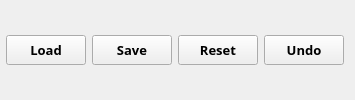
        <widget class="QWidget" name="widget" native="true">
         <property name="maximumSize">
          <size>
           <width>16777214</width>
           <height>16777213</height>
          </size>
         </property>
         <layout class="QHBoxLayout" name="horizontalLayout_16">
          <property name="leftMargin">
           <number>6</number>
          </property>
          <item>
           <widget class="QPushButton" name="load_button">
            <property name="enabled">
             <bool>true</bool>
            </property>
            <property name="maximumSize">
             <size>
              <width>100</width>
              <height>30</height>
             </size>
            </property>
            <property name="font">
             <font>
              <family>Tw Cen MT</family>
              <pointsize>10</pointsize>
              <bold>true</bold>
             </font>
            </property>
            <property name="toolTip">
             <string>&lt;html&gt;&lt;head/&gt;&lt;body&gt;&lt;p&gt;Tool Tip&lt;/p&gt;&lt;/body&gt;&lt;/html&gt;</string>
            </property>
            <property name="whatsThis">
             <string>&lt;html&gt;&lt;head/&gt;&lt;body&gt;&lt;p&gt;Whats this&lt;/p&gt;&lt;/body&gt;&lt;/html&gt;</string>
            </property>
            <property name="accessibleName">
             <string>load_or_save_button</string>
            </property>
            <property name="text">
             <string>Load</string>
            </property>
           </widget>
          </item>
          <item>
           <widget class="QPushButton" name="save_button">
            <property name="enabled">
             <bool>true</bool>
            </property>
            <property name="maximumSize">
             <size>
              <width>100</width>
              <height>30</height>
             </size>
            </property>
            <property name="font">
             <font>
              <family>Tw Cen MT</family>
              <pointsize>10</pointsize>
              <bold>true</bold>
             </font>
            </property>
            <property name="accessibleName">
             <string>load_or_save_button</string>
            </property>
            <property name="text">
             <string>Save</string>
            </property>
           </widget>
          </item>
          <item>
           <widget class="QPushButton" name="reset_button">
            <property name="maximumSize">
             <size>
              <width>100</width>
              <height>30</height>
             </size>
            </property>
            <property name="font">
             <font>
              <family>Tw Cen MT</family>
              <pointsize>10</pointsize>
              <bold>true</bold>
             </font>
            </property>
            <property name="accessibleName">
             <string>reset_or_undo_button</string>
            </property>
            <property name="text">
             <string>Reset</string>
            </property>
           </widget>
          </item>
          <item>
           <widget class="QPushButton" name="undo_button">
            <property name="maximumSize">
             <size>
              <width>100</width>
              <height>30</height>
             </size>
            </property>
            <property name="font">
             <font>
              <family>Tw Cen MT</family>
              <pointsize>10</pointsize>
              <bold>true</bold>
             </font>
            </property>
            <property name="toolTip">
             <string>Undo the last applied effect</string>
            </property>
            <property name="accessibleName">
             <string>reset_or_undo_button</string>
            </property>
            <property name="text">
             <string>Undo</string>
            </property>
           </widget>
          </item>
         </layout>
        </widget>
